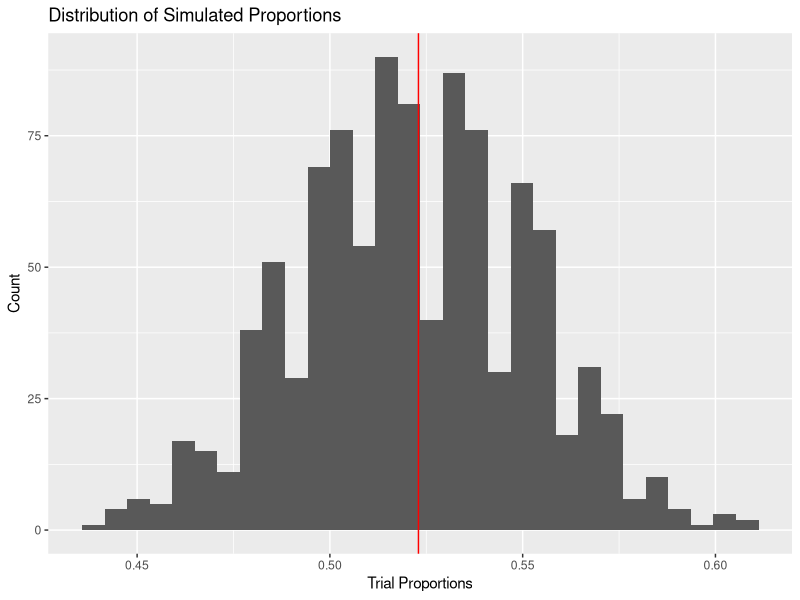
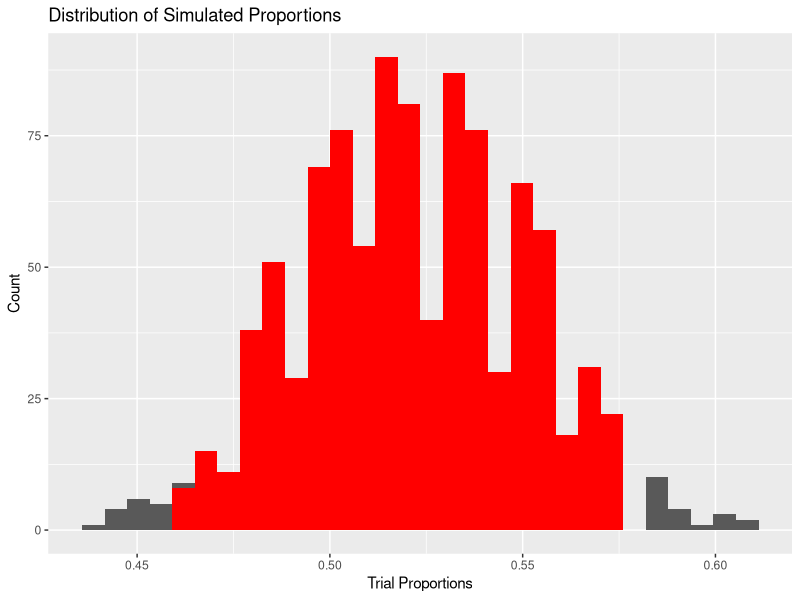
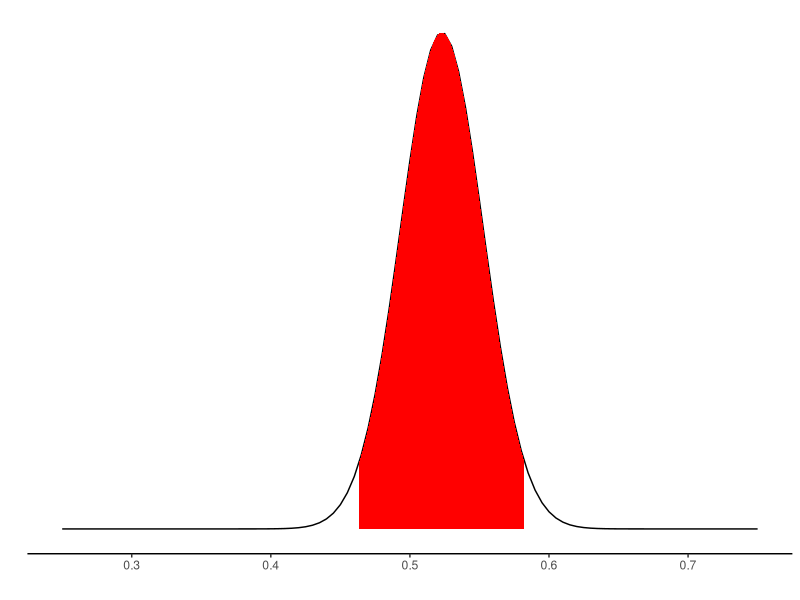
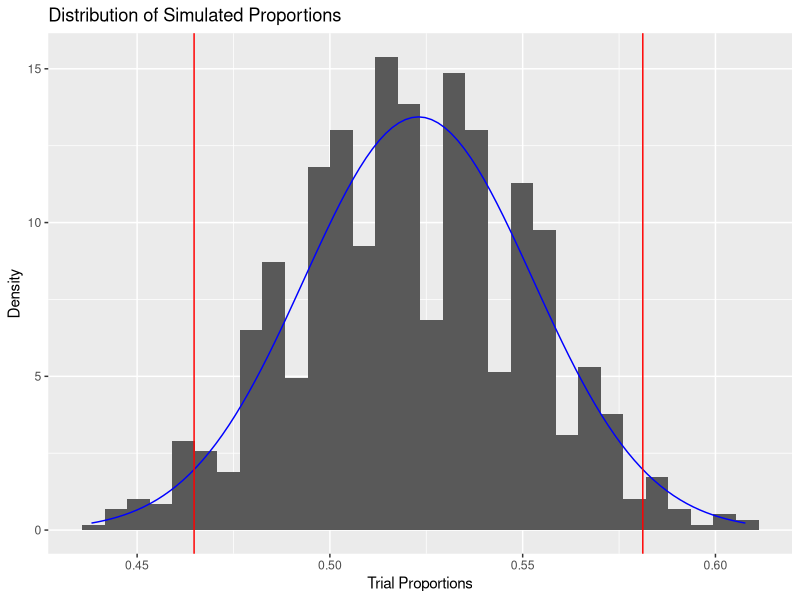

Here is the R script that generated these plots, in order:
## ---- chunk 1
knitr::opts_chunk$set(echo = TRUE, warning = FALSE, message = FALSE)
knitr::opts_chunk$set(out.width= "70%", out.height= "70%", fig.align = "center") 
## ---- chunk 2
library(tidyverse)

replications_dataframe = NULL

num_reps = 1000

sample_size = 135 + 148

sample_stat =  148 / (135 + 148)

for (i in 1:num_reps){
  
  trial = sample(x = c(1,0),
                 size = sample_size,
                 prob = c(sample_stat, 1-sample_stat),
                 replace = TRUE)

  trial_proportion = sum(trial)/sample_size
  
  replications_dataframe = rbind(replications_dataframe, data.frame(trial_proportion))
}

replications_dataframe %>%
  ggplot(aes(x = trial_proportion)) +
  geom_histogram() +
  labs(x = "Trial Proportions", y = "Count", title = "Distribution of Simulated Proportions") +
  geom_vline(xintercept = sample_stat, color = "red")
## ---- chunk 3
#A lot of "instructional purpose" code here... and a little bit of 2SD cheating
below <- replications_dataframe %>%
  filter(trial_proportion <= (mean(trial_proportion) - 2*sd(trial_proportion)))

middle <- replications_dataframe %>%
  filter(trial_proportion >= (mean(trial_proportion) - 2*sd(trial_proportion))) %>%
  filter(trial_proportion <= (mean(trial_proportion) + 2*sd(trial_proportion)))

above <- replications_dataframe %>%
  filter(trial_proportion >= (mean(trial_proportion) + 2*sd(trial_proportion)))

ggplot(data = below, aes(x = trial_proportion)) +
  geom_histogram() +
  geom_histogram(data = middle, fill = "red") +
  geom_histogram(data = above) +
  labs(x = "Trial Proportions", y = "Count", 
       title = "Distribution of Simulated Proportions")

## ---- chunk 4
#Calculate "SD of Statistic"
standard_error = sqrt((sample_stat * (1-sample_stat))/sample_size)

lower = sample_stat - 2 * standard_error

upper = sample_stat + 2 * standard_error

#Fancier than you need 
paste("(",lower, ",", upper, ")")
## ---- chunk 5
ggplot(data.frame(x =c(0.25, 0.75)), aes(x = x)) +
  stat_function(fun = dnorm, 
                args = list(mean = sample_stat, sd = standard_error)) +
  stat_function(fun = dnorm, 
                args = list(mean = sample_stat, sd = standard_error), 
                xlim = c(lower, upper),
                geom = "area", fill = "red") +
  labs(x = "", y = "") + theme_classic() +
  scale_y_continuous(breaks = NULL)
## ---- chunk 6
#Left critical value
qnorm(0.025)
  
#Right critical value
qnorm(0.975)

lower = sample_stat + qnorm(0.025) * standard_error

upper = sample_stat + qnorm(0.975) * standard_error

paste("(",lower, ",", upper, ")")
## ---- chunk 7
lower = qnorm(0.025, mean = sample_stat, sd = standard_error)

upper = qnorm(0.975, mean = sample_stat, sd = standard_error)

paste("(",lower, ",", upper, ")")

replications_dataframe %>% 
  ggplot(aes(x = trial_proportion)) +
  geom_histogram(aes(y = ..density..)) +
  stat_function(fun = dnorm, 
                args = list(mean = sample_stat, sd = standard_error),
                color = "blue") +
  geom_vline(xintercept = lower, color = "red") +
  geom_vline(xintercept = upper, color = "red") +
  labs(x = "Trial Proportions", y = "Density", 
       title = "Distribution of Simulated Proportions")
